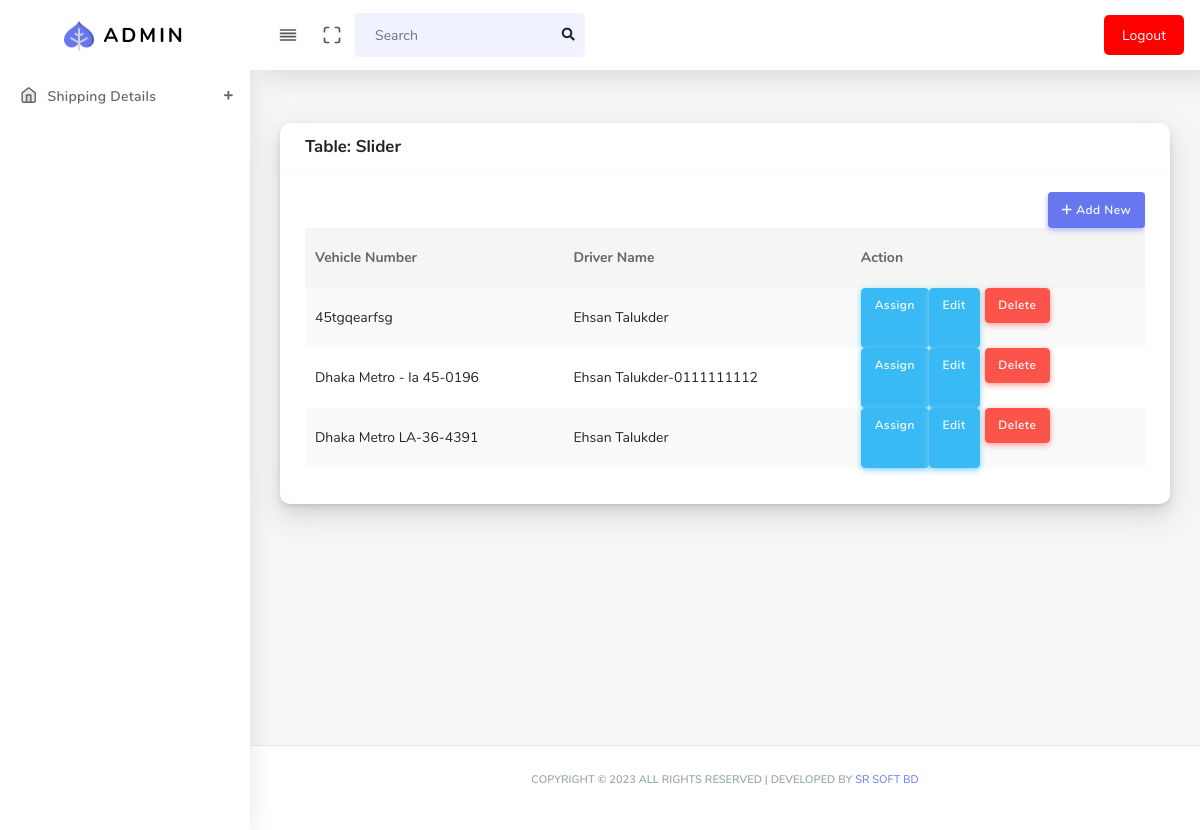
/shipping_vehicle_list.php (signed in), run on the app's committed database.
### tables this page shows
CREATE TABLE `vehicle_list` (
  `id` int(11) NOT NULL,
  `vehicle_number` varchar(255) NOT NULL,
  `driver_name` varchar(255) DEFAULT NULL,
  `driver_number` varchar(122) NOT NULL
);

### shipping_vehicle_list.php (the view, shortened to what this page needs)
<?php
include("header.php");
include("config.php");
?>
<section class="section">
    <div class="section-body">
        <div class="row">
            <div class="col-12">
                <div class="card">
                    <div class="card-header">
                        <h4>Table: Slider</h4>
                    </div>
                    <div class="card-body">
                        <div class="table-responsive">
                            <div class="text-right">
                                <a href="shipping_vehicle_create.php" class="btn btn-icon icon-left btn-primary"><i class="fa-solid fa-plus"></i> Add New</a>
                            </div>
                            <table class="table table-striped table-hover" id="tableExport" style="width:100%;">
                                <thead>
                                    <tr>
                                        <th>Vehicle Number</th>
                                        <th>Driver Name</th>
                                        <th>Action</th>
                                    </tr>
                                </thead>
                                <tbody>
                                    <?php
                                    $sql = "SELECT * FROM 	vehicle_list  order by id desc";
                                    $result = $conn->query($sql);
                                    if ($result->num_rows > 0) {
                                        while ($row = $result->fetch_assoc()) {
                                    ?>
                                            <tr>
                                                <td><?php echo $row['vehicle_number'] ?></td>
                                                <td><?php echo $row['driver_name'] ?></td>
                                                <td style="display: inline-flex;">
                                                    <a href="assign_vehicle.php?id=<?php echo $row['id'] ?>" class="btn btn-icon btn-info custom_btn_info">Assign</a>
                                                    <a href="vehicle_edit.php?id=<?php echo $row['id'] ?>" class="btn btn-icon btn-info custom_btn_info">Edit</a>
                                                    <form action="vehicle_delete.php?id=<?php echo $row['id'] ?>" method="post">
                                                        <button type="submit" class="btn btn-icon btn-danger" style="margin-left: 5px">Delete</button>
                                                    </form>
                                                </td>
                                            </tr>
                                    <?php }
                                    } ?>
                                </tbody>
                            </table>
                        </div>
                    </div>
                </div>
            </div>
        </div>
    </div>
</section>
<?php include("footer.php"); ?>

### data on the page
vehicle_list: vehicle_number "45tgqearfsg", driver_name "Ehsan Talukder"
vehicle_list: vehicle_number "Dhaka Metro - la 45-0196", driver_name "Ehsan Talukder-0111111112"
vehicle_list: vehicle_number "Dhaka Metro LA-36-4391", driver_name "Ehsan Talukder"
